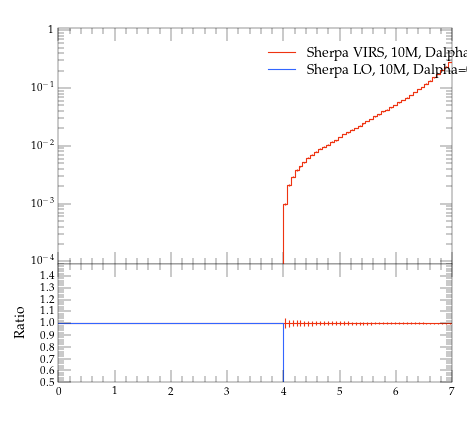

Write Python code to recreate this figure.
#! /usr/bin/env python

# This Python script was auto-generated using YODA v2.0.0.
# Analysis object: /evtb/inc_t_e
# Timestamp: 16-04-2024 (10:08:55)

import matplotlib as mpl
import matplotlib.pyplot as plt
mpl.use('Agg') # comment out for interactive use
import os
import numpy as np

plotDir = os.path.split(os.path.realpath(__file__))[0]
if 'YODA_USER_PLOT_PATH' in globals():
    plot_outdir = globals()['YODA_USER_PLOT_PATH']
else:
    plot_outdir = plotDir

#plot style
plt.style.use(os.path.join(plotDir, '../default.mplstyle'))
# plot metadata
figW, figH = plt.rcParams['figure.figsize']
ax_xLabel = r''
ax_yLabel = r''
ax_title  = r''
ax_xScale = 'linear'
ax_yScale = 'log'
xLims = (0.0, 7.0)
yLims = (9e-05, 1.1)

# TeX-friendly labels for the legend
labels = [ r"Sherpa VIRS, 10M, Dalpha=0.01", r"Sherpa LO, 10M, Dalpha=0.01" ]

# Create figure and axis objects
fig, (ax, ratio0_ax) = plt.subplots(2, 1, sharex=True,
                  figsize=(figW,figH), gridspec_kw={'height_ratios': (2, 1)})
ratio0_ax.yaxis.set_major_locator(mpl.ticker.MultipleLocator(0.1))
ratio0_ax.set_ylim(0.5, 1.4999)
ratio0_ax.set_ylabel('Ratio')

# LineColor map: curve index -> color
linecolors = {0: '#EE3311', 1: '#3366FF'}
# the numerical data is stored in a separate file
dataf = dict()
prefix = os.path.split(__file__)[0]
if prefix:    prefix = prefix + '/'
exec(open(prefix+'inc_t_e__data.py').read(), dataf)


legend_handles = [] # keep track of handles for the legend

# style options for curves
# starts at zorder>=5 to draw curve on top of legend
styles = {
  'curve0': {
    'color' : linecolors[0],
    'linestyle' : '-',
    'marker' : 'o',
    'zorder' : 5,
    'histstyle' : True,
  },
  'curve1': {
    'color' : linecolors[1],
    'linestyle' : '-',
    'marker' : 'o',
    'zorder' : 6,
    'histstyle' : True,
  },
}
# curve from input yoda files in main panel
for label in dataf['yvals'].keys():
    if all(np.isnan(v) for v in dataf['yvals'][label]):
        continue
    tmp = None
    if styles[label]['histstyle']: # draw as histogram
        tmp, = ax.plot(dataf['xedges'], dataf['yedges'][label],
                       color=styles[label]['color'],
                       linestyle=styles[label]['linestyle'],
                       drawstyle='steps-pre', solid_joinstyle='miter',
                       zorder=styles[label]['zorder'], label=label)
        ax.errorbar(dataf['xpoints'], dataf['yvals'][label], color=styles[label]['color'],
                    xerr=dataf['xerrs'], yerr=[dataf['ydowns'][label], dataf['yups'][label]],
                    linestyle='none', zorder=styles[label]['zorder'])
    else: # draw as scatter
        tmp = ax.errorbar(dataf['xpoints'], dataf['yvals'][label],
                          xerr=dataf['xerrs'],
                          yerr=[ dataf['ydowns'][label],
                          dataf['yups'][label] ],
                          fmt=styles[label]['marker'],
                          ecolor=styles[label]['color'],
                          color=styles[label]['color'], zorder=2)
        tmp[-1][0].set_linestyle(styles[label]['linestyle'])
    legend_handles += [tmp]
    for varLabel in dataf['variation_yvals'].keys():
        if varLabel.startswith(label):
            tmp, = ax.plot(dataf['xedges'], dataf['variation_yvals'][varLabel],
                           color=styles[label]['color'],
                           linestyle=styles[label]['linestyle'],
                           drawstyle='steps-pre', solid_joinstyle='miter',
                           zorder=styles[label]['zorder'], alpha=0.5)


# plots on ratio panel
# curve from input yoda files in ratio panel
for label, yvals in dataf['ratio0_yvals'].items():
    if all(np.isnan(v) for v in yvals):
        continue
    if styles[label]['histstyle']: # plot as histogram
        ratio0_ax.plot(dataf['xedges'], yvals,
                       color=styles[label]['color'],
                       linestyle=styles[label]['linestyle'],
                       drawstyle='steps-pre', zorder=1,
                       solid_joinstyle='miter')
        ratio0_ax.vlines(dataf['xpoints'],
                         dataf['ratio0_ymin'][label],
                         dataf['ratio0_ymax'][label],
                         color=styles[label]['color'], zorder=1)
    else: # plot as scatter
        tmp = ratio0_ax.errorbar(dataf['xpoints'],
                                 yvals, xerr=dataf['xerrs'],
                                 yerr=dataf['ratio0_yerrs'][label],
                                 fmt=styles[label]['marker'],
                                 ecolor=styles[label]['color'],
                                 color=styles[label]['color'])
        tmp[-1][0].set_linestyle(styles[label]['linestyle'])

    for varlabel in dataf['ratio0_variation_vals'].keys():
        if varlabel.startswith(label):
            ratio0_ax.plot(dataf['xedges'],
                            dataf['ratio0_variation_vals'][varlabel],
                            color=styles[label]['color'],
                            linestyle=styles[label]['linestyle'],
                            drawstyle='steps-pre', solid_joinstyle='miter',
                            zorder=1, alpha=0.5)

legend_pos = (0.5, 0.97)
ax.legend(legend_handles, labels, loc='upper left', bbox_to_anchor=legend_pos)

# set plot metadata as defined above
ratio0_ax.set_xlabel(ax_xLabel)
ratio0_ax.xaxis.set_label_coords(1., -.15)
ax.set_ylabel(ax_yLabel, loc='top')
ax.set_title(ax_title, loc='left')
ax.set_xscale(ax_xScale)
ax.set_yscale(ax_yScale)
ax.set_xlim(xLims)
ax.set_ylim(yLims)

# tick formatting
plt.rcParams['xtick.top'] = True
plt.rcParams['ytick.right'] = True
ax.yaxis.set_major_locator(mpl.ticker.LogLocator(base=10.0, numticks=np.inf))
ax.yaxis.set_minor_locator(mpl.ticker.LogLocator(
                           base=10.0, subs=np.arange(0.1, 1, 0.1), numticks=np.inf))
fig.align_ylabels((ax, ratio0_ax))
plt.savefig(os.path.join(plot_outdir, 'inc_t_e.pdf'), format='PDF')
plt.savefig(os.path.join(plot_outdir, 'inc_t_e.png'), format='PNG')

plt.close(fig)
